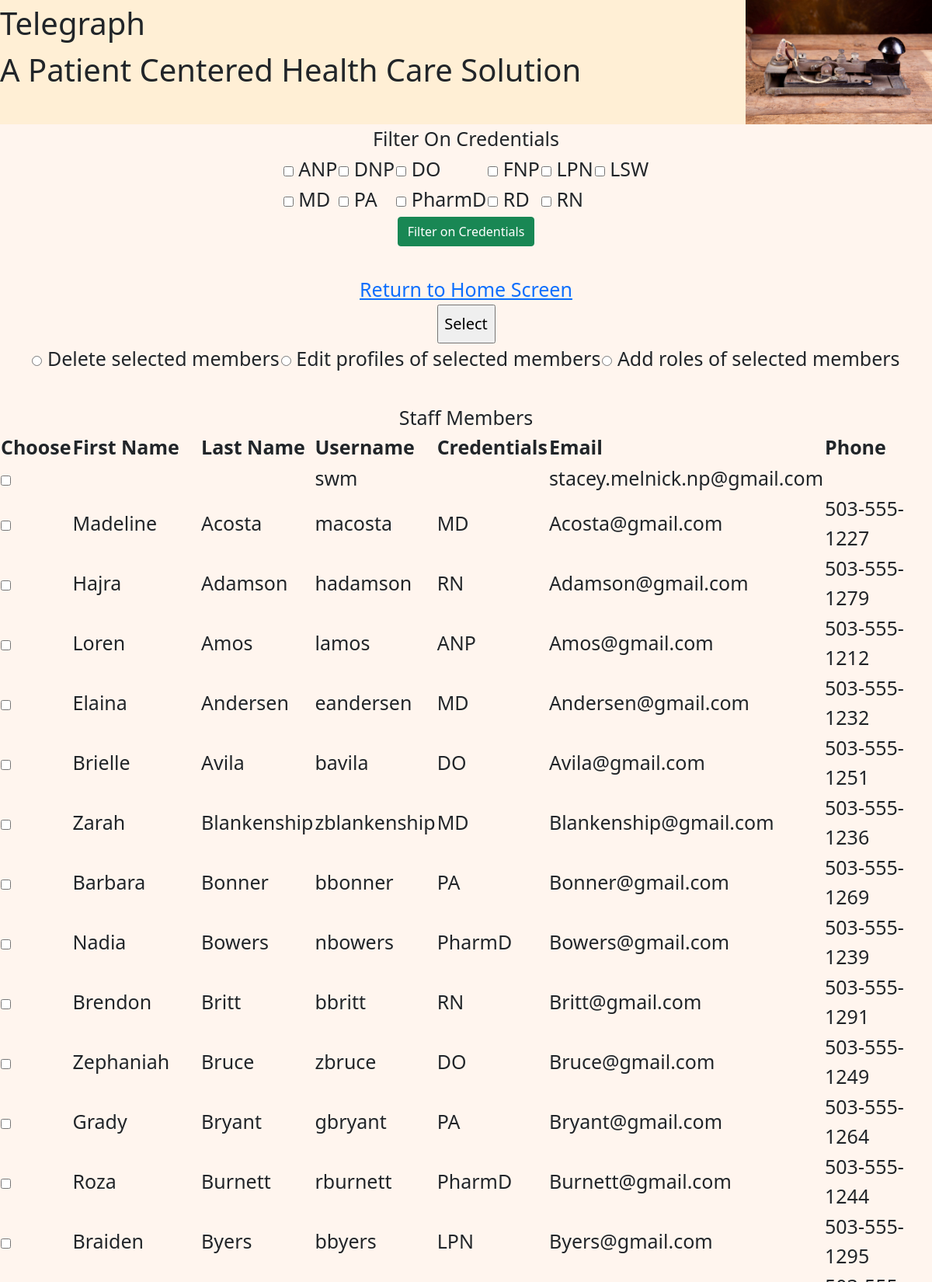
The page /user/view_all_staff_members/ (upper part) on the database its author committed.
### user/models.py (models this page shows, shortened)
class Credentials(models.Model):
    credentials = models.CharField(max_length=10, null=True)

class Staff_Member(AbstractUser):
    credential = models.ForeignKey(Credentials, on_delete=models.SET_DEFAULT, default=None, null=True, related_name='this_credential')
    phone_number = models.CharField(max_length=15)

### user/views.py (the view, shortened to what this page needs)
# urls.py: path('view_all_staff_members/', views.view_all, name='view_all'),
def view_all(request):
    all_members = Staff_Member.objects.order_by('last_name')
    credential_list = Credentials.objects.order_by('credentials')
    FacilityList = Facility.objects.all()
    return render(request, 'user/all_staff.html',{'all_members':all_members,
    'credential_list':credential_list,})

### user/templates/user/all_staff.html (shortened to what this page needs)
{% extends 'Base.html' %}
{% block content %}
<center>
<form method="POST">
Filter On Credentials<br>
    <table>
        <tr>
        {% for one_credential in credential_list %}
            <td><input type='checkbox' value={{one_credential.credentials}} name=c{{one_credential.credentials}}>
            {{one_credential.credentials}}</td>
            {% if forloop.counter|divisibleby:6 %}
                </tr><tr>
            {% endif %}
        {% endfor %}
    </table>
    <button type="submit" class="btn btn-success">Filter on Credentials</button>
</form>
<br>
    <a href="/">Return to Home Screen</a><br>
    <form method=POST>
        <input type="submit" value="Select" style="height:50px;width:75px; font-size : 20px"><br>
<table>
    <td>
        <input type='radio' value='delete' name='what_to_do' id='delete'>
        <lable for='delete'>Delete selected members</lable>
    </td>
    <td>
        <input type='radio' value='edit' name='what_to_do' id='edit_profiles'>
        <lable for='edit_profiles'>Edit profiles of selected members</lable>
    </td>
    <td>
        <input type='radio' value='add_roles' name='what_to_do' id='add_roles'>
        <lable for='add_roles'>Add roles of selected members</lable>
    </td>
</table>
<br>
Staff Members
<table>
<tr>
<th>Choose</th>
<th>First Name</th>
<th>Last Name</th>
<th>Username</th>
<th>Credentials</th>
<th>Email</th>
<th>Phone</th>
</tr>
{% for one_member in all_members %}
<tr>
    <td><input type='checkbox' value={{one_member.id}} name=c{{one_member.username}}></td>
    <td>{{one_member.first_name}}</td>
    <td>{{one_member.last_name}}</td>
    <td>{{one_member.username}}</td>
    <td>{{one_member.credential.credentials}}</td>
    <td>{{one_member.email}}</td>
    <td>{{one_member.phone_number}}</td>
 </tr>
{% endfor %}
</table>
</form>
</center>
{% endblock %}

### Static/css/style.css (style rules this page uses)
body { background: seashell; font-size: 25px; position: relative; }
input { display: inline-block; font-size: 1em; }

### rows shown on the page
Credentials: credentials "ANP"
Credentials: credentials "DNP"
Credentials: credentials "DO"
Credentials: credentials "FNP"
Credentials: credentials "LPN"
Credentials: credentials "LSW"
Credentials: credentials "MD"
Credentials: credentials "PA"
Credentials: credentials "PharmD"
Credentials: credentials "RD"
Credentials: credentials "RN"
Staff_Member: username "swm", email "stacey.melnick.np@gmail.com"
Staff_Member: first_name "Madeline", last_name "Acosta", username "macosta", credential.credentials "MD", email "Acosta@gmail.com", phone_number "503-555-1227"
Staff_Member: first_name "Hajra", last_name "Adamson", username "hadamson", credential.credentials "RN", email "Adamson@gmail.com", phone_number "503-555-1279"
Staff_Member: first_name "Loren", last_name "Amos", username "lamos", credential.credentials "ANP", email "Amos@gmail.com", phone_number "503-555-1212"
Staff_Member: first_name "Elaina", last_name "Andersen", username "eandersen", credential.credentials "MD", email "Andersen@gmail.com", phone_number "503-555-1232"
Staff_Member: first_name "Brielle", last_name "Avila", username "bavila", credential.credentials "DO", email "Avila@gmail.com", phone_number "503-555-1251"
Staff_Member: first_name "Zarah", last_name "Blankenship", username "zblankenship", credential.credentials "MD", email "Blankenship@gmail.com", phone_number "503-555-1236"
Staff_Member: first_name "Barbara", last_name "Bonner", username "bbonner", credential.credentials "PA", email "Bonner@gmail.com", phone_number "503-555-1269"
Staff_Member: first_name "Nadia", last_name "Bowers", username "nbowers", credential.credentials "PharmD", email "Bowers@gmail.com", phone_number "503-555-1239"
Staff_Member: first_name "Brendon", last_name "Britt", username "bbritt", credential.credentials "RN", email "Britt@gmail.com", phone_number "503-555-1291"
Staff_Member: first_name "Zephaniah", last_name "Bruce", username "zbruce", credential.credentials "DO", email "Bruce@gmail.com", phone_number "503-555-1249"
Staff_Member: first_name "Grady", last_name "Bryant", username "gbryant", credential.credentials "PA", email "Bryant@gmail.com", phone_number "503-555-1264"
Staff_Member: first_name "Roza", last_name "Burnett", username "rburnett", credential.credentials "PharmD", email "Burnett@gmail.com", phone_number "503-555-1244"
Staff_Member: first_name "Braiden", last_name "Byers", username "bbyers", credential.credentials "LPN", email "Byers@gmail.com", phone_number "503-555-1295"
